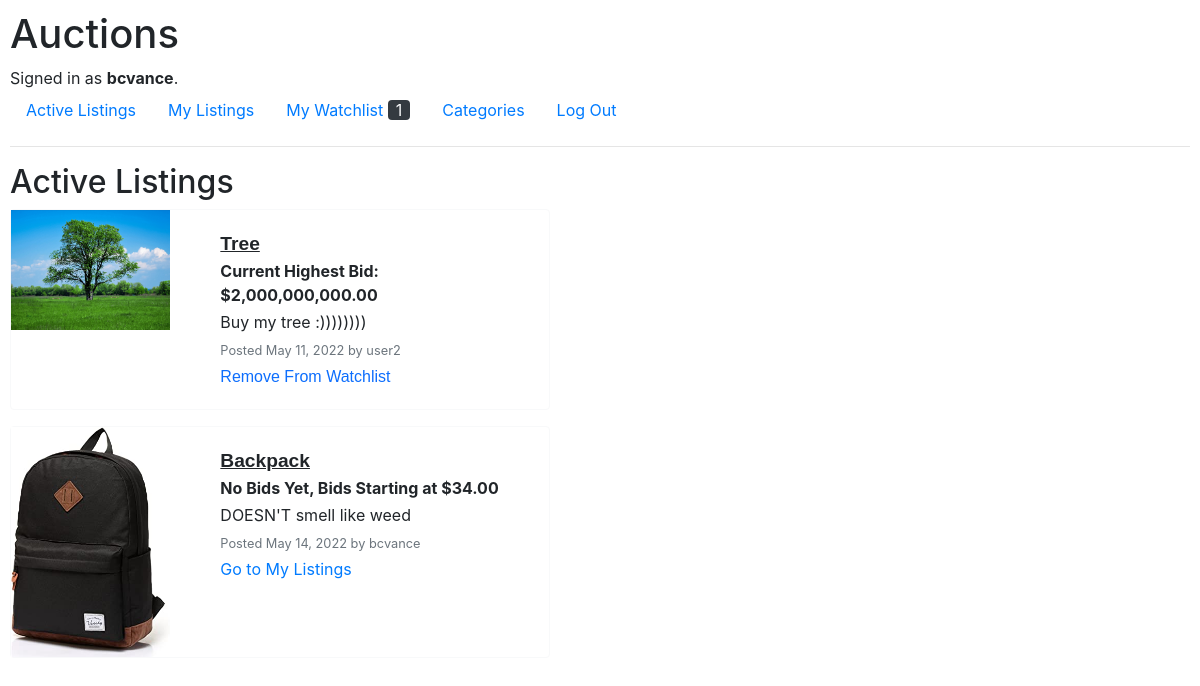
The page / (signed in) on the database as committed earlier.
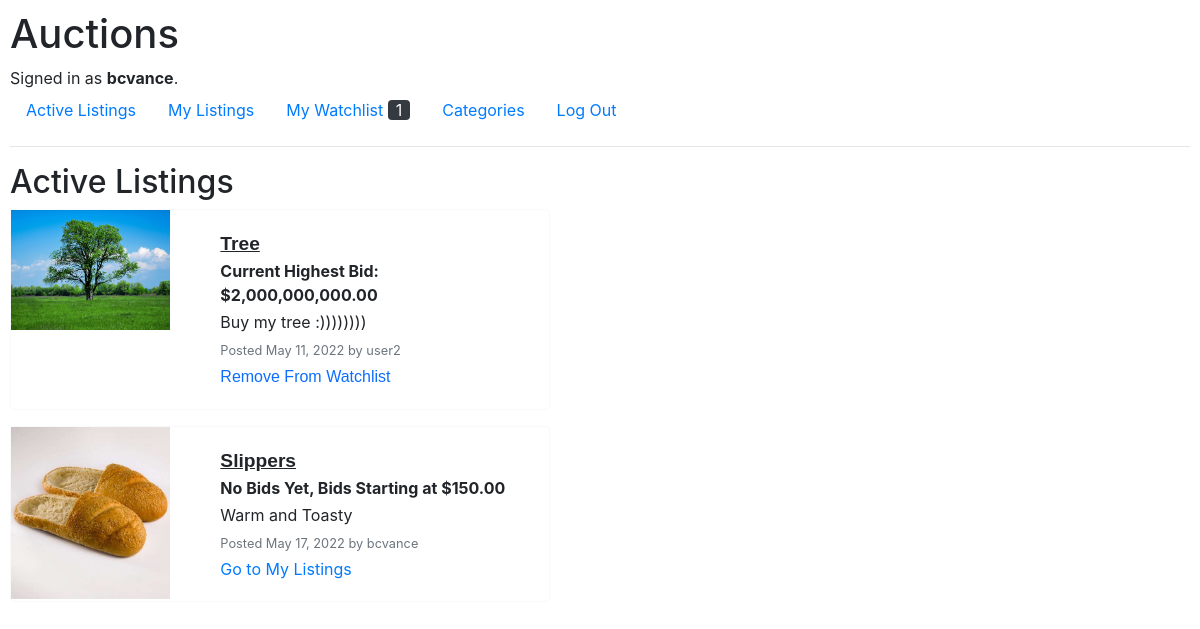
The same page on the database as committed later.
### auctions/models.py (models this page shows, shortened)
class Listing(models.Model):
    list_date = models.DateField(auto_now_add=True)
    top_bidder = models.ForeignKey(User, on_delete=models.CASCADE, related_name = "winning", blank=True, null=True, default="")
    poster = models.ForeignKey(User, on_delete=models.CASCADE, related_name = "listings")
    starting_bid = models.DecimalField(max_digits=15, decimal_places=2, default=0.0)
    name = models.CharField(max_length=64, default="Unnamed Listing")
    desc = models.CharField(max_length=500, blank=True, null=True, default="")
    image = models.ImageField(upload_to=image_directory_path, storage=image_storage, null=True)
    categories = models.ManyToManyField(Category, related_name="listings")
    active = models.BooleanField(default=True)
    winner = models.IntegerField(blank=True, null=True)

class User(AbstractUser):
    username = models.CharField(max_length=64, unique=True)

### auctions/views.py (the view)
# urls.py: path("", views.index, name="index"),
def index(request):
    listings_data = []
    listings_list = list(Listing.objects.filter(active = True))
    for listing in listings_list:
        bid_string = str(listing.starting_bid)
        price_formatted = format_price(bid_string)
        watchlist = is_on_watchlist(request, listing)
        highest_bid, highest_bidder = get_highest_bid(listing.id)
        highest_bid = format_price(highest_bid)
        watch_items = get_num_watch_items(request)
        listings_data.append({
            "listing": listing,
            "price": price_formatted,
            "watchlist": watchlist,
            "highest_bid": highest_bid
        })
    return render(request, "auctions/index.html", {
        "listings": listings_data,
        "watch_items": watch_items
    })

### auctions/utils.py (called while the page is built)
def format_price(bid_string):
    if not bid_string:
        return False
    bid_string = str(bid_string)
    while(True):
        for i in range(len(bid_string)):
            if bid_string[i] == "," or bid_string[i] == ".":
                if i <= 3:
                    return bid_string
                bid_string = bid_string[0:i-3] + "," + bid_string[i-3:]
                break

def is_on_watchlist(request, listing):
    try:
        WatchItem.objects.get(watcher = request.user.id, item = Listing.objects.get(id = listing.id))
        return True
    except ObjectDoesNotExist:
        return False

def get_highest_bid(listing_id):
    highest_bid = Bid.objects.filter(listing = Listing.objects.get(id = listing_id)).last()
    if highest_bid:
        return highest_bid.amount, highest_bid.bidder
    return False, False

def get_num_watch_items(request):
    user_id = request.user.id
    num_items = WatchItem.objects.filter(watcher = User.objects.get(id = user_id)).count()
    return num_items

### auctions/templates/auctions/index.html (shortened to what this page needs)
{% extends "auctions/layout.html" %}
{% block watch_num %}
    {{ watch_items }}
{% endblock %}
{% block body %}
    <h2>Active Listings</h2>
    {% if listings %}
        {% for listing in listings %}
        <div class="card border-light mb-3" style="max-width: 540px;">
            <div class="row g-0">
              <div class="col-md-4">
                <img src="{{ listing.listing.image.url }}" class="img-fluid rounded-start index_listing_img" alt="..." onclick="submitForm('listing_card_{{ listing.listing.id }}')">
              </div>
              <div class="col-md-8">
                    <div class="card-body">
                        <form action="{% url 'listing' listing.listing.id %}">
                            <button type="submit" class="text-button card-item-name">{{ listing.listing.name }}</button>
                        </form>
                        {% if not listing.highest_bid %}
                            <p class="card-text font-weight-bold">No Bids Yet, Bids Starting at ${{ listing.price }}</p>
                        {% else %}
                            <p class="card-text font-weight-bold">Current Highest Bid: ${{ listing.highest_bid }}</p>
                        {% endif %}
                        <p class="card-text">{{ listing.listing.desc }}</p>
                        <p class="card-text"><small class="text-muted">Posted {{ listing.listing.list_date }} by {{ listing.listing.poster }}</small></p>
                        {% if user.is_authenticated %}
                        <div class="bottom-btns">
                                {% if listing.listing.poster.username == user.username %}
                                    <a href="{% url 'listings' %}" class="bottom-btn text-button">Go to My Listings</a>
                                {% else %}
                                    {% if not listing.watchlist %}
                                        <form method="post" action="watch_add">
                                            {% csrf_token %}
                                            <input type="hidden" name="listing_id" value="{{ listing.listing.id }}">
                                            <button type="submit" class="text-button" id="delete_btn">Add to Watchlist</button>
                                        </form>
                                    {% else %}
                                    <form method="post" action="watch_del">
                                        <button type="submit" class="text-button" id="delete_btn">Remove From Watchlist</button>
                                    </form>
                                    {% endif %}
                                {% endif %}
                        </div>
                        {% endif %}
                    </div>
                </div>
            </div>
        </div>
            {% endfor %}
        {% endif %}
{% endblock %}

Rows that differ between the two databases and show on the page:
no longer on this page (row edited): Listing: listing.image (picture), listing.name "Backpack", price "34.00", listing.desc "DOESN'T smell like weed", listing.list_date "May 14, 2022", listing.poster "bcvance", shows "Go to My Listings"
added Listing: listing.image (picture), listing.name "Slippers", price "150.00", listing.desc "Warm and Toasty", listing.list_date "May 17, 2022", listing.poster "bcvance", shows "Go to My Listings"
